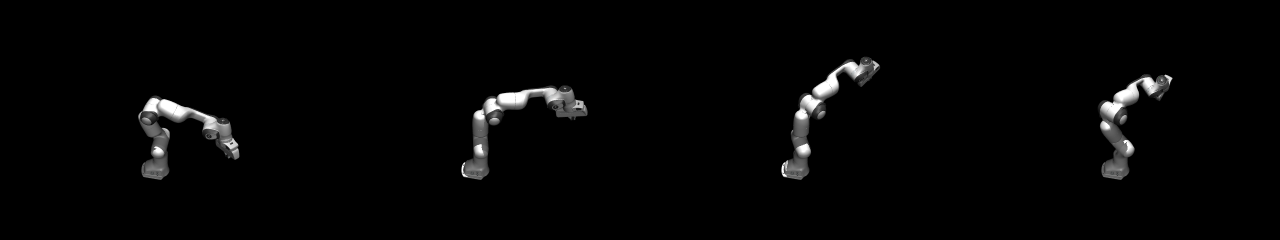
#> input picture media/s5/panda_strip.png, 2560 x 480 px, found by its file name (shown at 1/2 size)
$ python make_pixel_art.py
#> lines starting #> are read from the running program, lines starting #| are printed output that depends on the picture; after the words box and inside, x2 and y2 are one past the last pixel; in counts of white or black regions, pixels touching at a corner belong together
"""
Kare-mode assets: hand-drawn 32x32 icons and 1-bit dithered plates.

Method note
-----------
Susan Kare designed the original Macintosh icons on graph paper, filling
squares with a pink marker: a 32x32 grid, 1,024 pixels, each one toggled by
hand. Her stated principles were simplicity, clarity, and beauty, plus a
preference for cartoon forms over detailed ones -- "when you have a lot of
detail, it looks like somebody else."

The icons below are authored the same way: as literal grids of characters,
one glyph per pixel, legible in the source. `#` is ink, `.` is paper.

The photographic plates use ATKINSON DITHERING rather than Floyd-Steinberg.
Bill Atkinson wrote it for the same machine Kare was drawing for; it
propagates only 3/4 of the error, which crushes detail but keeps highlights
and shadows clean. It is the reason early Mac images look the way they do,
and it is the historically correct way to reduce these renders to 1-bit.

    python -m scripts.make_pixel_art
"""

from __future__ import annotations

from pathlib import Path

import numpy as np
from PIL import Image

OUT = Path("media/kare")

# ============================================================ 32x32 ICONS
# Each icon is 32 rows of 32 characters. Read them as pictures.

ICONS: dict[str, str] = {}

# --- Chapter 1: the reality gap. A robot arm reaching for a point it misses.
ICONS["arm"] = """
................................
................................
................................
................................
................................
................................
......########..................
.....##########.................
....####....####................
....###......###################
....###......###################
....####....####..............##
.....##########...............##
......########................##
........##....................##
........##..............########
........##..............##....##
........##..............##....##
........##..............##....##
........##..............##....##
........##..............##....##
........##..............##....##
........##..............##....##
........##......................
........##......................
......######....................
.....########...................
....##########..................
...############.................
..##############................
..##############................
................................
"""

# --- Chapter 2: tendons. An open hand, four fingers and a thumb.
#
# NOTE ON THIS ICON: the first draft was a fist with a single raised finger,
# intended as Kare's pointing "Paste" hand. Rendered at 32x32 it read
# unambiguously as an obscene gesture. Kare's own warning applies exactly --
# a symbol means what a viewer sees, not what the author intended, and the
# only way to know which you drew is to look at it. Redrawn as a flat open
# palm, which cannot be misread and suits a project about finger tendons.
ICONS["hand"] = """
................................
................................
................................
.........###.###.###.###........
.........###.###.###.###........
.........###.###.###.###........
.........###.###.###.###........
.........###.###.###.###........
.........###.###.###.###........
.........###.###.###.###........
...###...###.###.###.###........
..#####..###.###.###.###........
..######################........
..######################........
..######################........
..######################........
..######################........
..######################........
..######################........
...####################.........
....##################..........
.....################...........
......##############............
.......############.............
........##########..............
.........########...............
................................
................................
................................
................................
................................
................................
"""

# --- Chapter 3: algorithms. A pendulum -- the task both algorithms solve.
ICONS["pendulum"] = """
................................
.........################.......
.........################.......
..............####..............
..............####..............
...............##...............
...............##...............
...............##...............
...............##...............
...............##...............
...............##...............
...............##...............
...............##...............
...............##...............
...............##...............
...............##...............
...............##...............
..............######............
............##########..........
..##.......############......##.
.##.......##############......##
.#........##############.......#
.##.......##############......##
..##.......############......##.
............##########..........
..............######............
................................
................................
................................
................................
................................
................................
"""

# --- Chapter 4: speed. A stopwatch -- Kare drew the Mac's "wait" watch.
ICONS["watch"] = """
................................
.............######.............
............########............
...........###....###...........
........#############...........
......#####........#####........
.....###..............###.......
....###................###......
...###..................###.....
..###....................###....
..##......................##....
.###.........##...........###...
.##..........##............##...
.##..........##............##...
.##..........##............##...
.##..........#########.....##...
.##..........##............##...
.##........................##...
.###......................###...
..##......................##....
..###....................###....
...###..................###.....
....###................###......
.....###..............###.......
......#####........#####........
........#############...........
...........###....###...........
............########............
.............######.............
................................
................................
................................
"""

# --- Chapter 5: the bug index. A beetle.
ICONS["bug"] = """
................................
....##....................##....
.....##..................##.....
......##................##......
.......##..............##.......
........##............##........
.........##..........##.........
..........############..........
.........##############.........
........################........
.......####..######..####.......
..###..####..######..####..###..
.##....##################....##.
##.....##################.....##
##.....##################.....##
.##....##################....##.
..###..##################..###..
.......##################.......
.##....##################....##.
##.....##################.....##
##.....##################.....##
.##....##################....##.
..###...################...###..
.........##############.........
..........############..........
.........##..........##.........
........##............##........
.......##..............##.......
......##................##......
.....##..................##.....
................................
................................
"""

# --- Masthead mark: a happy robot, in the spirit of the Happy Mac.
ICONS["robot"] = """
................................
..............####..............
..............####..............
..............####..............
.......################.........
.....####################.......
....######################......
....##..................##......
....##..................##......
....##...####....####...##......
....##...####....####...##......
....##..................##......
....##..................##......
....##...##........##...##......
....##....##########....##......
....##..................##......
....######################......
.....####################.......
.......################.........
....##......................##..
...####....############....####.
...####....############....####.
...####....############....####.
....##.....############.....##..
...........############.........
...........############.........
............##########..........
.............########...........
.............##....##...........
............###....###..........
............###....###..........
................................
"""

# --- A "no gap" mark: two brackets closing on each other.
ICONS["gap"] = """
................................
................................
.....####################.......
.....####################.......
.....##................##.......
.....##................##.......
.....##................##.......
.....##................##.......
.....##................##.......
................................
................................
..........##########............
.........############...........
........##..........##..........
........##..........##..........
.........############...........
..........##########............
................................
................................
.....##................##.......
.....##................##.......
.....##................##.......
.....##................##.......
.....##................##.......
.....####################.......
.....####################.......
................................
................................
................................
................................
................................
................................
"""


def parse_icon(art: str) -> np.ndarray:
    """Turn an ASCII grid into a boolean array. True = ink."""
    rows = [r for r in art.strip("\n").split("\n") if r.strip("")]
    grid = np.zeros((len(rows), max(len(r) for r in rows)), dtype=bool)
    for y, row in enumerate(rows):
        for x, ch in enumerate(row):
            grid[y, x] = ch == "#"
    return grid


def save_icon(grid: np.ndarray, path: Path, scale: int = 12,
              ink=(20, 18, 16), paper=(0, 0, 0), transparent=True) -> None:
    """
    Render a bitmap at integer scale with hard edges.

    Nearest-neighbour only -- any smoothing destroys the entire point. The
    pixel grid is the artwork, not a low-resolution approximation of it.
    """
    h, w = grid.shape
    if transparent:
        rgba = np.zeros((h, w, 4), dtype=np.uint8)
        rgba[grid] = (*ink, 255)
        img = Image.fromarray(rgba, "RGBA")
    else:
        rgb = np.full((h, w, 3), paper, dtype=np.uint8)
        rgb[grid] = ink
        img = Image.fromarray(rgb, "RGB")
    img = img.resize((w * scale, h * scale), Image.NEAREST)
    path.parent.mkdir(parents=True, exist_ok=True)
    img.save(path)


# ============================================================ DITHERING
def atkinson_dither(img: Image.Image, width: int = 420,
                    contrast: float = 1.25, brightness: float = 1.0) -> Image.Image:
    """
    Reduce an image to 1 bit using Bill Atkinson's error-diffusion filter.

    Atkinson distributes only 6/8 of the quantisation error to neighbours:

            *   1/8 1/8
        1/8 1/8 1/8
            1/8

    Discarding a quarter of the error is why it blows out highlights and
    deepens shadows -- it trades tonal accuracy for contrast and crispness,
    which is exactly right on a 1-bit display and exactly why early Mac
    graphics look the way they do.
    """
    img = img.convert("L")
    ratio = width / img.width
    img = img.resize((width, max(1, int(img.height * ratio))), Image.LANCZOS)

    a = np.asarray(img, dtype=np.float64)
    a = (a - 128.0) * contrast + 128.0 * brightness
    h, w = a.shape

    for y in range(h):
        for x in range(w):
            old = a[y, x]
            new = 255.0 if old > 128 else 0.0
            a[y, x] = new
            err = (old - new) / 8.0
            for dx, dy in ((1, 0), (2, 0), (-1, 1), (0, 1), (1, 1), (0, 2)):
                nx, ny = x + dx, y + dy
                if 0 <= nx < w and 0 <= ny < h:
                    a[ny, nx] += err

    return Image.fromarray(np.clip(a, 0, 255).astype(np.uint8), "L")


def crop_to_content(img: Image.Image, pad: int = 8, thresh: int = 14) -> Image.Image:
    """
    Trim uniform background before dithering.

    MuJoCo renders sit on a large black field. Dithering that field wastes
    most of the pixel budget on nothing, and the subject ends up too small to
    read once reduced to 1 bit. Cropping first spends the resolution on the
    robot.
    """
    a = np.asarray(img.convert("L"))
    mask = a > thresh
    if not mask.any():
        return img
    ys, xs = np.where(mask)
    box = (max(0, xs.min() - pad), max(0, ys.min() - pad),
           min(img.width, xs.max() + pad), min(img.height, ys.max() + pad))
    return img.crop(box)


def dither_file(src: str | Path, dst: str | Path, *, width: int = 420,
                scale: int = 2, contrast: float = 1.25,
                brightness: float = 1.0, invert: bool = True,
                crop: bool = True) -> None:
    """
    Dither a source image and upscale with nearest-neighbour.

    `invert` defaults to True: the original Macintosh screen was black ink on
    a white field, and the inverted result is both more historically correct
    and considerably more legible than white-on-black.
    """
    img = Image.open(src)
    if img.mode == "RGBA":
        bg = Image.new("RGB", img.size, (0, 0, 0))
        bg.paste(img, mask=img.split()[3])
        img = bg
    if crop:
        img = crop_to_content(img)
    out = atkinson_dither(img, width=width, contrast=contrast, brightness=brightness)
    if invert:
        out = Image.eval(out, lambda p: 255 - p)
    out = out.resize((out.width * scale, out.height * scale), Image.NEAREST)
    Path(dst).parent.mkdir(parents=True, exist_ok=True)
    out.save(dst)
    print(f"  {Path(dst).name}  {out.width}x{out.height}")


if __name__ == "__main__":
    OUT.mkdir(parents=True, exist_ok=True)

    print("icons (32x32, hand-plotted):")
    for name, art in ICONS.items():
        g = parse_icon(art)
        save_icon(g, OUT / f"icon_{name}.png", scale=12, ink=(235, 232, 226))
        print(f"  icon_{name}.png  {g.shape[1]}x{g.shape[0]} grid")

    print("\n1-bit plates (Atkinson):")
    dither_file("media/s5/panda_strip.png", OUT / "dith_panda.png",
                width=680, scale=2, contrast=0.95, brightness=1.05)
#> in dither_file, img is the input picture: PIL image 2560x480 RGB; mean R, G, B 5.1, 5.1, 5.1
#> in crop_to_content, `mask = a > thresh`:
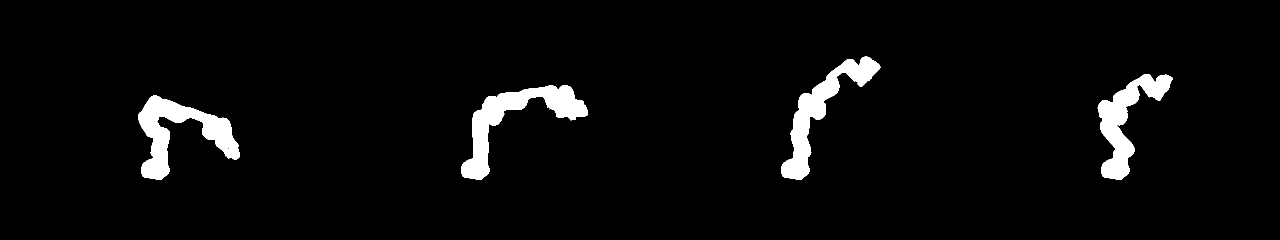
#> mask: shape (480, 2560) bool (shown at 1/2 size); 4% white; 4 white regions, box (x1, y1, x2, y2) and area: (923, 170, 1176, 360) 13358, (276, 191, 479, 360) 12963, (1563, 113, 1761, 360) 12049, (2195, 148, 2346, 360) 11115
#> in crop_to_content, `box = (max(0, xs.min() - pad), max(0, ys.min() - pad), min(img.width, ..`: box = (268, 105, 2353, 367)
#> after the loop in atkinson_dither, `for y in range(h):`:
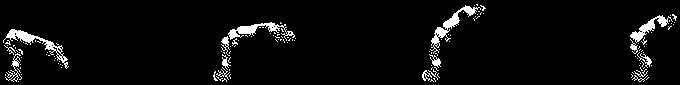
#> a: shape (85, 680) float64; 4.6% white; 133 white regions (117 under 20 px), largest, box (x1, y1, x2, y2) and area: (3, 29, 69, 69) 452, (430, 5, 481, 54) 451, (228, 22, 295, 41) 401
#> in dither_file, `out = out.resize((out.width * scale, out.height * scale), Image.NEAREST)`: out: PIL image 1360x170 L; 95.4% white; 133 black regions (96 under 20 px), largest, box (x1, y1, x2, y2) and area: (6, 58, 138, 138) 1808, (860, 10, 962, 108) 1804, (456, 44, 590, 82) 1604
#|   dith_panda.png  1360x170
    dither_file("media/s4/finger_strip.png", OUT / "dith_finger.png",
                width=680, scale=2, contrast=0.9, brightness=1.15)
#> call 2 of dither_file, with src = 'media/s4/finger_strip.png', width = 680, scale = 2, contrast = 0.9, brightness = 1.15, invert = True, crop = True
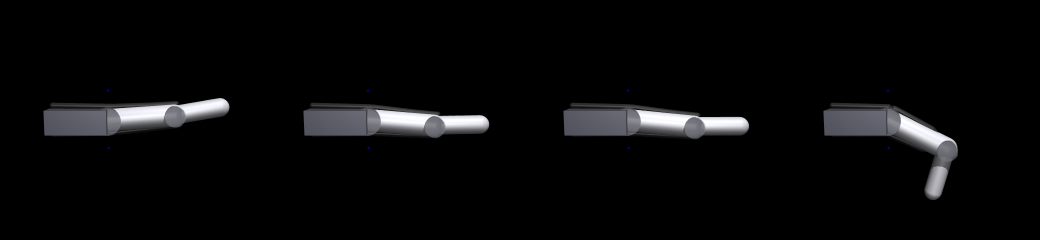
#> input picture media/s4/finger_strip.png, 2080 x 480 px, found by its file name (shown at 1/2 size)
#> in dither_file, img is the input picture: PIL image 2080x480 RGB; mean R, G, B 9.5, 9.5, 10.1
#> call 2 of crop_to_content, with pad = 8, thresh = 14
#> in crop_to_content (call 2), `mask = a > thresh`:
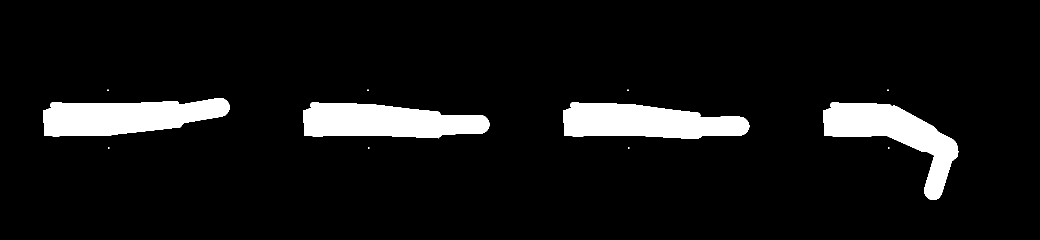
#> mask: shape (480, 2080) bool (shown at 1/2 size); 8% white; 12 white regions (8 under 20 px), largest, box (x1, y1, x2, y2) and area: (86, 196, 459, 273) 20189, (606, 205, 979, 277) 20070, (1126, 205, 1499, 278) 20034, (1646, 205, 1917, 400) 19354
#> in crop_to_content (call 2), `box = (max(0, xs.min() - pad), max(0, ys.min() - pad), min(img.width, ..`: box = (78, 171, 1924, 407)
#> call 2 of atkinson_dither, with width = 680, contrast = 0.9, brightness = 1.15
#> in atkinson_dither (call 2), `img = img.resize((width, max(1, int(img.height * ratio))), Image.LANCZ..`:
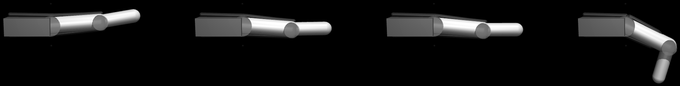
#> img: PIL image 680x86 L; min 0, max 255, mean 21.9
#> after the loop in atkinson_dither (call 2), `for y in range(h):`:
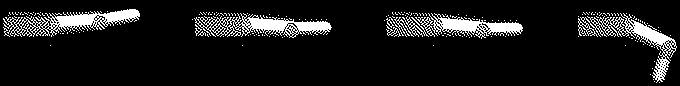
#> a: shape (86, 680) float64; 10.2% white; 200 white regions (191 under 20 px), largest, box (x1, y1, x2, y2) and area: (3, 9, 140, 37) 1434, (194, 13, 332, 38) 1387, (578, 13, 677, 83) 1302
#> in dither_file (call 2), `out = out.resize((out.width * scale, out.height * scale), Image.NEAREST)`:
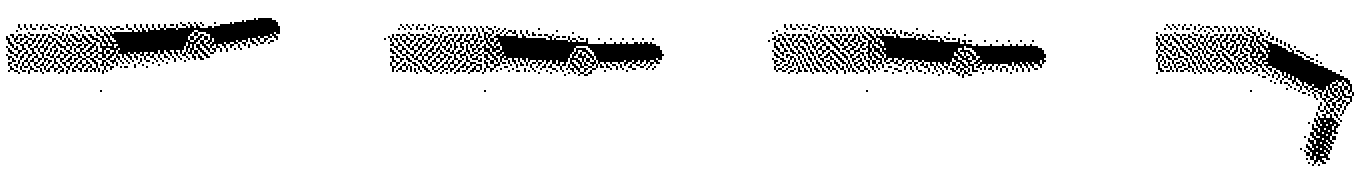
#> out: PIL image 1360x172 L; 89.8% white; 200 black regions (186 under 20 px), largest, box (x1, y1, x2, y2) and area: (6, 18, 280, 74) 5736, (388, 26, 664, 76) 5548, (1156, 26, 1354, 166) 5208
#|   dith_finger.png  1360x172
    print("\ndone.")
